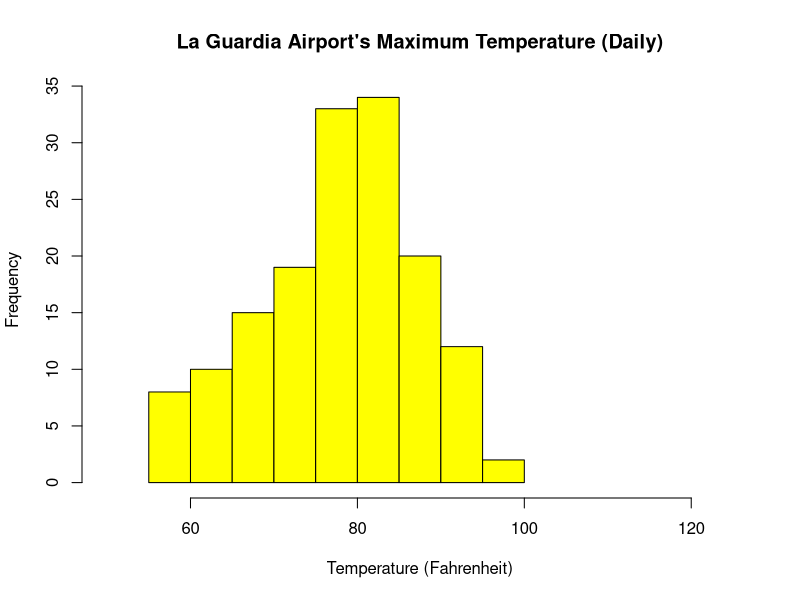

Reproduce this figure in R.
data(airquality) 
hist(airquality$Temp, 
     main = "La Guardia Airport's Maximum Temperature (Daily)", 
     xlab = "Temperature (Fahrenheit)", 
     xlim = c(50, 125), 
     col = "yellow", 
     freq = TRUE) 
